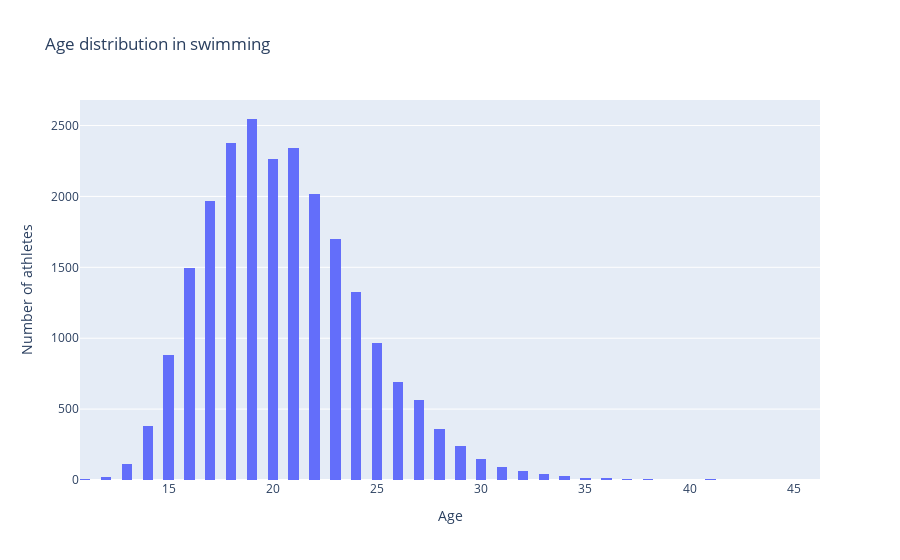

Notebook cell for this chart:
### Markdown cell above
Set 4 Age distribution for athletes in chosen sport

### Code cell
dff = df[df["Sport"] == sport_chosen]

fig = px.histogram(dff,x="Age",nbins=80, title= f"Age distribution in {sport_chosen.lower()}", labels={"count": "Number of athletes"})
fig.update_layout(yaxis_title= "Number of athletes")
fig.show()

### Figure 1 — Plotly figure (JSON) as saved in the notebook; plotly's stock layout.template omitted (floating-point values rounded to 4 significant figures; data arrays with more than 128 entries replaced by an {"elided": "..."} marker saying what was removed)
{"data": [{"alignmentgroup": "True", "bingroup": "x", "hovertemplate": "Age=%{x}<br>count=%{y}<extra></extra>", "legendgroup": "", "marker": {"color": "#636efa", "pattern": {"shape": ""}}, "name": "", "nbinsx": 80, "offsetgroup": "", "orientation": "v", "showlegend": false, "type": "histogram", "x": {"elided": "23195 int values"}, "xaxis": "x", "yaxis": "y"}], "layout": {"barmode": "relative", "legend": {"tracegroupgap": 0}, "title": {"text": "Age distribution in swimming"}, "xaxis": {"anchor": "y", "domain": [0, 1], "title": {"text": "Age"}}, "yaxis": {"anchor": "x", "domain": [0, 1], "title": {"text": "Number of athletes"}}}}
